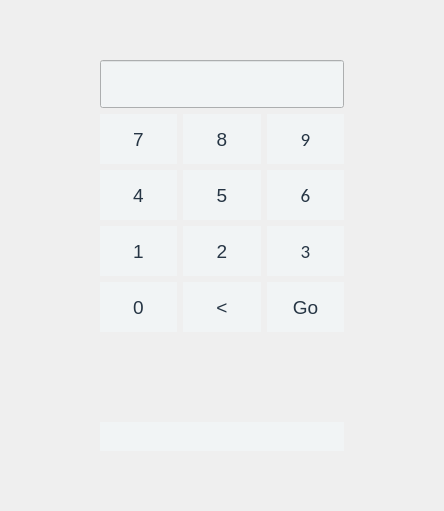
     <widget class="QWidget" name="loginPage">
      <property name="styleSheet">
       <string notr="true">

QPushButton{
padding:3px;
border:none;
background-color:#F1F4F5;
}
QLineEdit{ 
background-color:#F1F4F5;
 border: 0px solid 263544;	
font-size: 32px;
}
QLineEdit:hover{ 
background-color:#F1F4F5;
 border: 1px solid 263544;	
}

QPushButton:hover,QPushButton:hover{
background-color:#ECEFED;
}
/*

#E5EAE7
*/
*{
font-family:&quot;Calibri&quot;;
font-size: 19px;
color:#263544;

}

</string>
      </property>
      <layout class="QGridLayout" name="gridLayout_16">
       <item row="1" column="2">
        <widget class="QWidget" name="loginWidget" native="true">
         <layout class="QGridLayout" name="gridLayout_24">
          <item row="1" column="0">
           <widget class="QWidget" name="loginNumPad" native="true">
            <property name="font">
             <font>
              <family>Calibri</family>
              <pointsize>-1</pointsize>
             </font>
            </property>
            <property name="styleSheet">
             <string notr="true"/>
            </property>
            <layout class="QGridLayout" name="gridLayout_17">
             <property name="leftMargin">
              <number>0</number>
             </property>
             <property name="topMargin">
              <number>0</number>
             </property>
             <property name="rightMargin">
              <number>0</number>
             </property>
             <property name="bottomMargin">
              <number>0</number>
             </property>
             <item row="0" column="1">
              <widget class="QPushButton" name="Login8">
               <property name="minimumSize">
                <size>
                 <width>50</width>
                 <height>50</height>
                </size>
               </property>
               <property name="text">
                <string>8</string>
               </property>
              </widget>
             </item>
             <item row="3" column="1">
              <widget class="QPushButton" name="Login2">
               <property name="minimumSize">
                <size>
                 <width>50</width>
                 <height>50</height>
                </size>
               </property>
               <property name="text">
                <string>2</string>
               </property>
              </widget>
             </item>
             <item row="1" column="0">
              <widget class="QPushButton" name="Login4">
               <property name="minimumSize">
                <size>
                 <width>50</width>
                 <height>50</height>
                </size>
               </property>
               <property name="text">
                <string>4</string>
               </property>
              </widget>
             </item>
             <item row="0" column="0">
              <widget class="QPushButton" name="Login7">
               <property name="minimumSize">
                <size>
                 <width>50</width>
                 <height>50</height>
                </size>
               </property>
               <property name="text">
                <string>7</string>
               </property>
              </widget>
             </item>
             <item row="1" column="2">
              <widget class="QPushButton" name="Login6">
               <property name="minimumSize">
                <size>
                 <width>50</width>
                 <height>50</height>
                </size>
               </property>
               <property name="font">
                <font>
                 <family>Calibri</family>
                 <pointsize>-1</pointsize>
                </font>
               </property>
               <property name="text">
                <string>6</string>
               </property>
              </widget>
             </item>
             <item row="1" column="1">
              <widget class="QPushButton" name="Login5">
               <property name="minimumSize">
                <size>
                 <width>50</width>
                 <height>50</height>
                </size>
               </property>
               <property name="text">
                <string>5</string>
               </property>
              </widget>
             </item>
             <item row="3" column="0">
              <widget class="QPushButton" name="Login1">
               <property name="minimumSize">
                <size>
                 <width>50</width>
                 <height>50</height>
                </size>
               </property>
               <property name="text">
                <string>1</string>
               </property>
              </widget>
             </item>
             <item row="0" column="2">
              <widget class="QPushButton" name="Login9">
               <property name="minimumSize">
                <size>
                 <width>50</width>
                 <height>50</height>
                </size>
               </property>
               <property name="font">
                <font>
                 <family>Calibri</family>
                 <pointsize>-1</pointsize>
                </font>
               </property>
               <property name="text">
                <string>9</string>
               </property>
              </widget>
             </item>
             <item row="4" column="0">
              <widget class="QPushButton" name="Login0">
               <property name="minimumSize">
                <size>
                 <width>50</width>
                 <height>50</height>
                </size>
               </property>
               <property name="text">
                <string>0</string>
               </property>
              </widget>
             </item>
             <item row="4" column="1">
              <widget class="QPushButton" name="LoginBack">
               <property name="minimumSize">
                <size>
                 <width>50</width>
                 <height>50</height>
                </size>
               </property>
               <property name="text">
                <string>&lt;</string>
               </property>
              </widget>
             </item>
             <item row="3" column="2">
              <widget class="QPushButton" name="Login3">
               <property name="minimumSize">
                <size>
                 <width>50</width>
                 <height>50</height>
                </size>
               </property>
               <property name="font">
                <font>
                 <family>Calibri</family>
                 <pointsize>-1</pointsize>
                </font>
               </property>
               <property name="text">
                <string>3</string>
               </property>
              </widget>
             </item>
             <item row="4" column="2">
              <widget class="QPushButton" name="LoginGo">
               <property name="minimumSize">
                <size>
                 <width>50</width>
                 <height>50</height>
                </size>
               </property>
               <property name="text">
                <string>Go</string>
               </property>
              </widget>
             </item>
            </layout>
           </widget>
          </item>
          <item row="5" column="0">
           <widget class="QPushButton" name="basicPageConnect">
            <property name="text">
             <string/>
            </property>
           </widget>
          </item>
          <item row="2" column="0">
           <widget class="QLabel" name="connectionlabel">
            <property name="text">
             <string/>
            </property>
           </widget>
          </item>
          <item row="0" column="0">
           <layout class="QHBoxLayout" name="horizontalLayout_13">
            <item>
             <widget class="QLineEdit" name="passEdit">
              <property name="minimumSize">
               <size>
                <width>0</width>
                <height>45</height>
               </size>
              </property>
              <property name="font">
               <font>
                <family>Calibri</family>
                <pointsize>-1</pointsize>
               </font>
              </property>
              <property name="maxLength">
               <number>4</number>
              </property>
              <property name="echoMode">
               <enum>QLineEdit::Password</enum>
              </property>
             </widget>
            </item>
           </layout>
          </item>
          <item row="3" column="0">
           <widget class="QLabel" name="ConnectionLabel">
            <property name="text">
             <string/>
            </property>
           </widget>
          </item>
          <item row="4" column="0">
           <widget class="QLabel" name="passLabel">
            <property name="text">
             <string/>
            </property>
           </widget>
          </item>
         </layout>
        </widget>
       </item>
       <item row="0" column="2">
        <spacer name="verticalSpacer_3">
         <property name="orientation">
          <enum>Qt::Vertical</enum>
         </property>
         <property name="sizeHint" stdset="0">
          <size>
           <width>20</width>
           <height>40</height>
          </size>
         </property>
        </spacer>
       </item>
       <item row="1" column="4">
        <spacer name="horizontalSpacer_10">
         <property name="orientation">
          <enum>Qt::Horizontal</enum>
         </property>
         <property name="sizeHint" stdset="0">
          <size>
           <width>40</width>
           <height>20</height>
          </size>
         </property>
        </spacer>
       </item>
       <item row="1" column="0">
        <spacer name="horizontalSpacer_9">
         <property name="orientation">
          <enum>Qt::Horizontal</enum>
         </property>
         <property name="sizeHint" stdset="0">
          <size>
           <width>40</width>
           <height>20</height>
          </size>
         </property>
        </spacer>
       </item>
       <item row="6" column="2">
        <spacer name="verticalSpacer_4">
         <property name="orientation">
          <enum>Qt::Vertical</enum>
         </property>
         <property name="sizeHint" stdset="0">
          <size>
           <width>20</width>
           <height>40</height>
          </size>
         </property>
        </spacer>
       </item>
       <item row="1" column="1">
        <spacer name="horizontalSpacer_12">
         <property name="orientation">
          <enum>Qt::Horizontal</enum>
         </property>
         <property name="sizeHint" stdset="0">
          <size>
           <width>40</width>
           <height>20</height>
          </size>
         </property>
        </spacer>
       </item>
       <item row="1" column="3">
        <spacer name="horizontalSpacer_13">
         <property name="orientation">
          <enum>Qt::Horizontal</enum>
         </property>
         <property name="sizeHint" stdset="0">
          <size>
           <width>40</width>
           <height>20</height>
          </size>
         </property>
        </spacer>
       </item>
      </layout>
     </widget>
